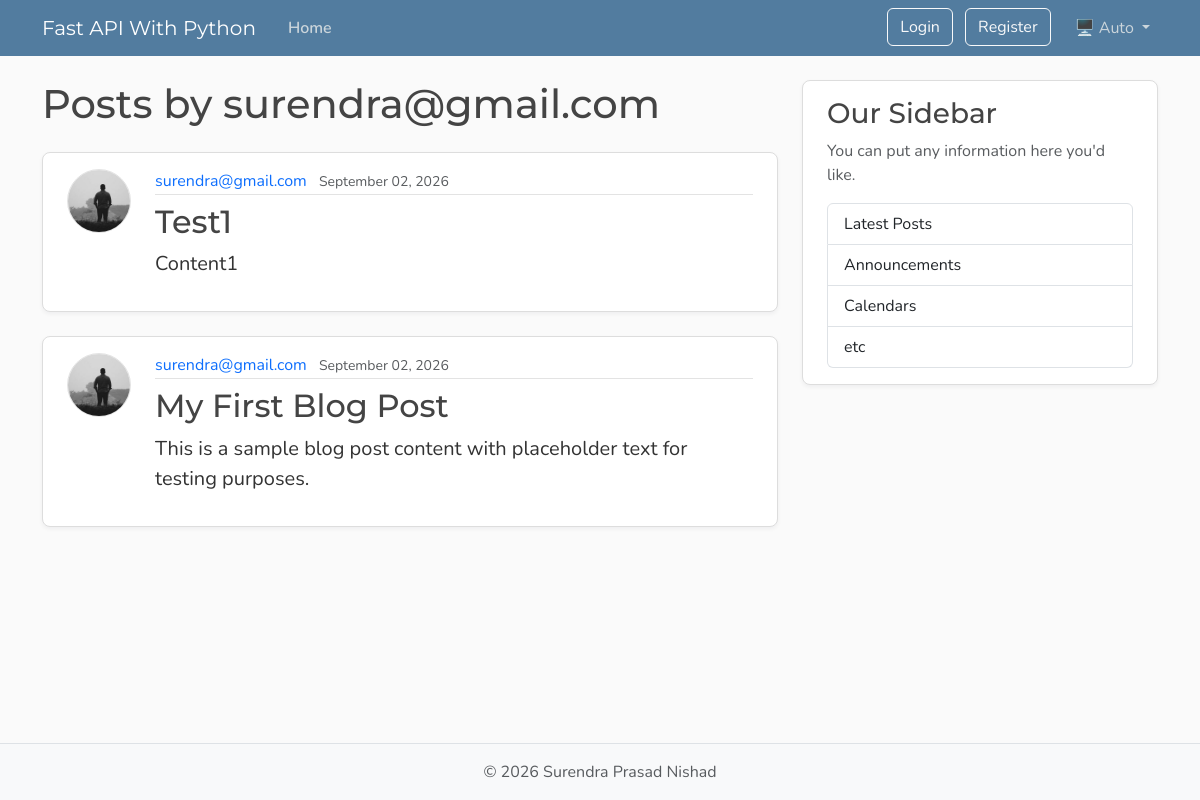
The page /users/1/posts on the database its author committed.
### app/models/model.py (models this page shows, shortened)
class User(Base):
    __tablename__ = "users"
    id: Mapped[int] = mapped_column(Integer, primary_key=True, index=True)
    username: Mapped[str] = mapped_column(String(50), unique=True, nullable=False)
    email: Mapped[str] = mapped_column(String(120), unique=True, nullable=False)
    password_hash: Mapped[str] = mapped_column(String(250), nullable=False)
    image_file: Mapped[str | None] = mapped_column(
        String(200),
        nullable=True,
        default=None,
    )
    posts: Mapped[list[Post]] = relationship(back_populates="author", cascade="all, delete-orphan")
    reset_tokens: Mapped[list[PasswordResetToken]] = relationship(back_populates="user",cascade="all, delete-orphan",)

class Post(Base):
    __tablename__ = "posts"
    id: Mapped[int] = mapped_column(Integer, primary_key=True, index=True)
    title: Mapped[str] = mapped_column(
        String(100),
        nullable=False,
    )
    content: Mapped[str] = mapped_column(
        Text,
        nullable=False,
    )
    user_id: Mapped[int] = mapped_column(
        ForeignKey("users.id"),
        nullable=False,
        index=True,
    )
    date_posted: Mapped[datetime] = mapped_column(
        DateTime(timezone=True),
        default=lambda: datetime.now(UTC),
    )
    author: Mapped[User] = relationship(
        back_populates="posts"
    )

### app/main.py (the view)
@app.get("/users/{user_id}/posts", include_in_schema=False, name="user_posts")
async def user_posts_page(
    request: Request,
    user_id: int,
    db: Annotated[AsyncSession, Depends(get_db)],
):
    result = await db.execute(
        select(models.User).where(models.User.id == user_id)
    )
    user = result.scalars().first()
    if not user:
        raise HTTPException(
            status_code=status.HTTP_404_NOT_FOUND,
            detail="User not found",
        )
    count_result = await db.execute(
        select(func.count())
        .select_from(models.Post)
        .where(models.Post.user_id == user_id),
    )
    total = count_result.scalar() or 0
    result = await db.execute(
        select(models.Post)
        .options(selectinload(models.Post.author))
        .where(models.Post.user_id == user_id)
        .order_by(models.Post.date_posted.desc())
        .limit(settings.posts_per_page),
    )
    posts = result.scalars().all()
    has_more = len(posts) < total
    return templates.TemplateResponse(
        request,
        "user_posts.html",
        {
            "posts": posts,
            "user": user,
            "title": f"{user.username}'s Posts",
            "limit": settings.posts_per_page,
            "has_more": has_more,
        },
    )

### templates/user_posts.html (shortened to what this page needs)
{% extends "layout.html" %}
{% block content %}
    <h1 class="mb-4">Posts by {{ user.username }}</h1>
    <div id="postsContainer">
        {% for post in posts %}
            <article class="content-section py-3 px-4 mb-4">
                <div class="d-flex align-items-start gap-4">
                    <img class="rounded-circle article-img flex-shrink-0"
                         src="{{ post.author.image_path }}"
                         alt="{{ post.author.username }}'s profile picture"
                         width="64"
                         height="64"
                         loading="lazy">
                    <div class="flex-grow-1">
                        <div class="article-metadata mb-2">
                            <a class="me-2"
                               href="{{ url_for('user_posts', user_id=post.author.id) }}">{{ post.author.username }}</a>
                            <small class="text-body-secondary">{{ post.date_posted.strftime("%B %d, %Y") }}</small>
                        </div>
                        <h2>
                            <a class="article-title"
                               href="{{ url_for('post_page', post_id=post.id) }}">{{ post.title }}</a>
                        </h2>
                        <p class="article-content">{{ post.content }}</p>
                    </div>
                </div>
            </article>
        {% else %}
            <p class="text-body-secondary">No posts by this user yet.</p>
        {% endfor %}
    </div>
{% endblock content %}

### static/css/main.css (style rules this page uses)
:root { --font-heading: "Montserrat", system-ui, -apple-system, BlinkMacSystemFont, sans-serif; --font-body: "Nunito", system-ui, -apple-system, BlinkMacSystemFont, sans-serif; --color-bg-body: #fafafa; --color-bg-content: #ffffff; --color-text-primary: #333333; --color-text-heading: #444444; --color-steel: #527c9f; --color-nav-link: #cbd5db; --color-nav-link-hover: #ffffff; --color-link-hover: #428bca; --color-border: #dddddd; --color-border-light: #e3e3e3; --spacing-xl: 5rem; --article-img-size: 4rem; --account-img-size: 7.813rem; }
body { font-family: var(--font-body); background: var(--color-bg-body); color: var(--color-text-primary); }
h1, h2, h3, h4, h5, h6 { font-family: var(--font-heading); color: var(--color-text-heading); }
a { text-decoration: none; }
.content-section { background: var(--color-bg-content); border: 1px solid var(--color-border); border-radius: 0.5rem; box-shadow: 0 2px 4px rgba(15, 23, 42, 0.05); transition: box-shadow 0.15s ease, transform 0.15s ease, border-color 0.15s ease; }
.article-title { color: var(--color-text-heading); transition: color 0.2s ease-in-out; }
.article-content { white-space: pre-line; font-size: 1.25rem; }
.article-img { height: var(--article-img-size); width: var(--article-img-size); flex-shrink: 0; object-fit: cover; border: 1px solid var(--color-border-light); box-shadow: 0 0 0 2px var(--color-bg-content); }
.article-metadata { padding-bottom: 0.063rem; border-bottom: 1px solid var(--color-border-light); }
.article-metadata a { transition: color 0.2s ease-in-out; }

### rows shown on the page
User: username "surendra@gmail.com"
Post: author.image_path (picture), author.username "surendra@gmail.com", date_posted "September 02, 2026", title "Test1", content "Content1"
Post: author.image_path (picture), author.username "surendra@gmail.com", date_posted "September 02, 2026", title "My First Blog Post", content "This is a sample blog post content with placeholder text for testing purposes."
